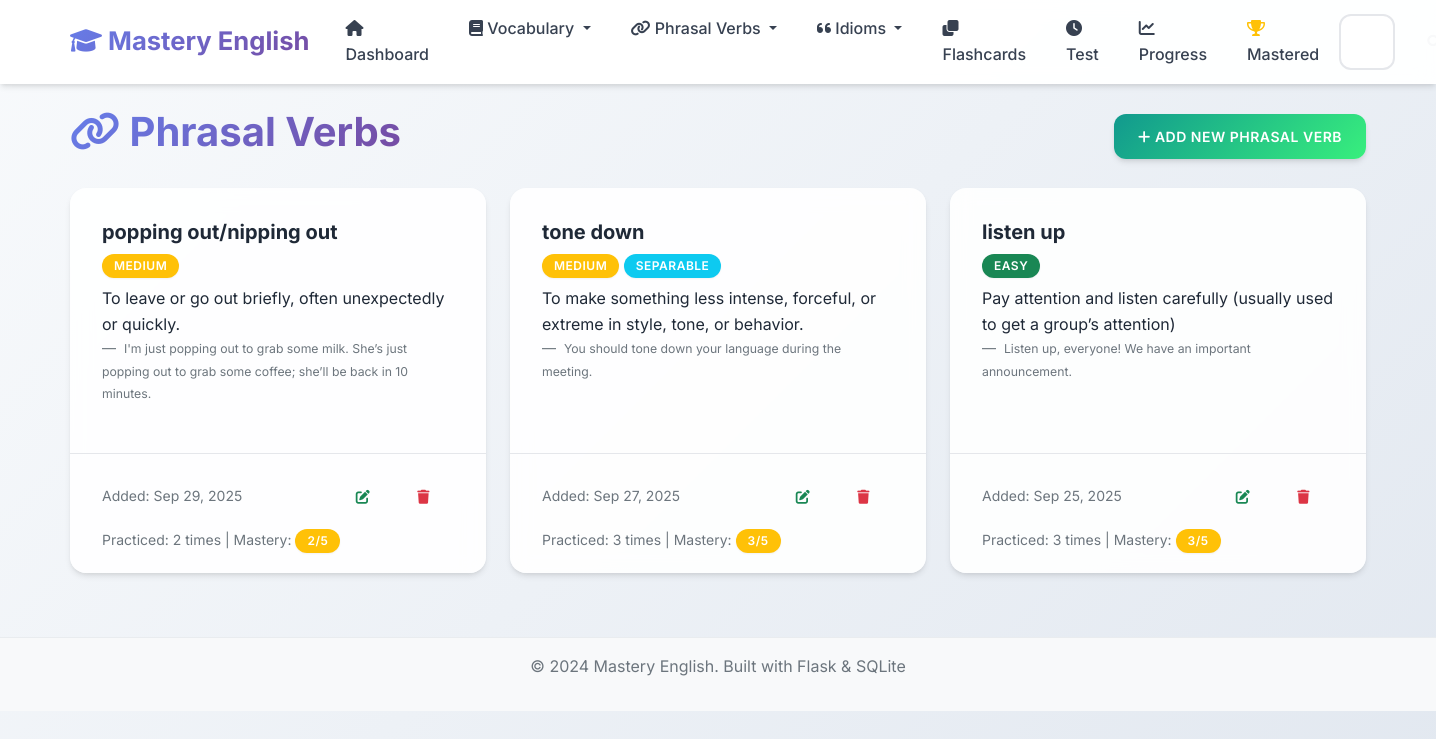
/phrasal-verbs, run on an earlier commit of the app's database.
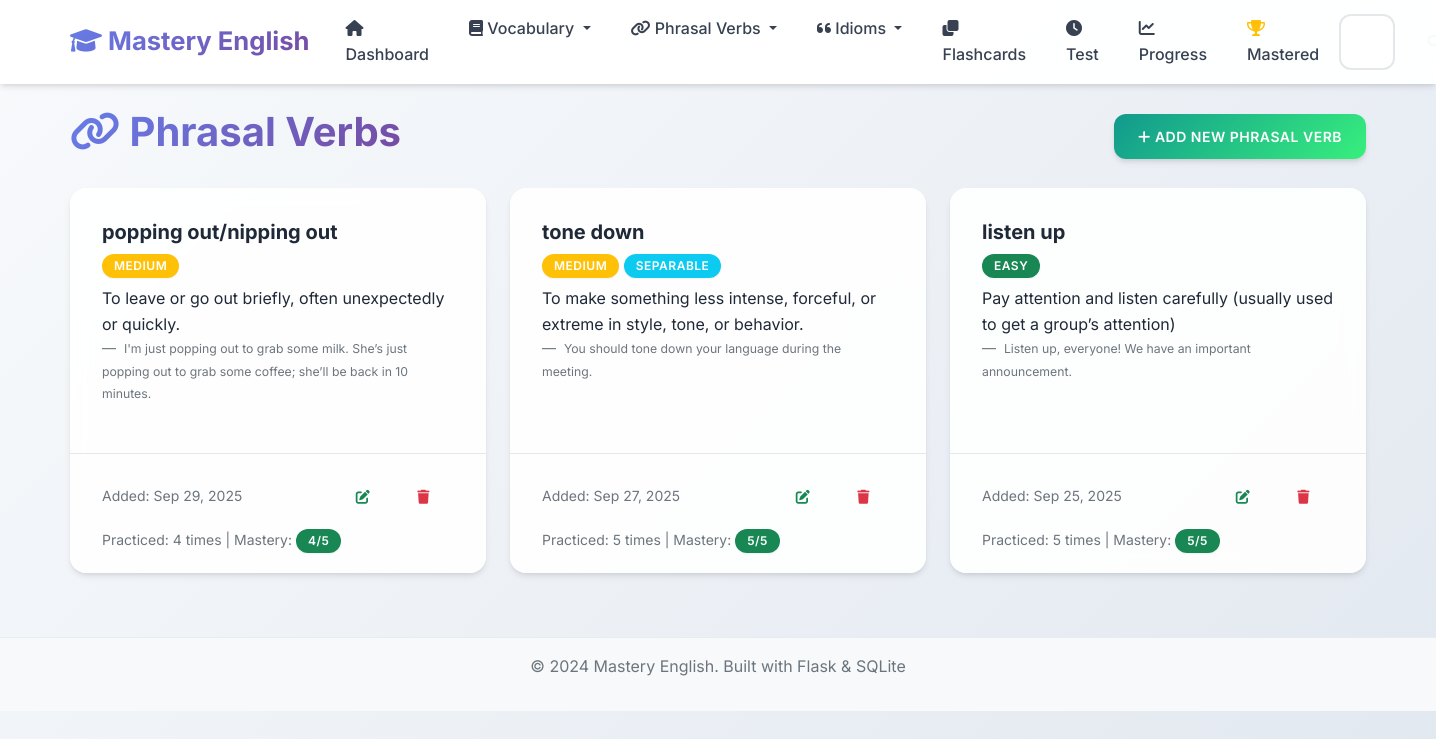
And on a later commit of the database.
### app.py (models this page shows, shortened)
class PhrasalVerb(db.Model):
    __tablename__ = 'phrasal_verbs'
    id = db.Column(db.Integer, primary_key=True)
    phrasal_verb = db.Column(db.String(100), nullable=False)
    meaning = db.Column(db.Text, nullable=False)
    example_sentence = db.Column(db.Text)
    separable = db.Column(db.Boolean, default=False)
    difficulty_level = db.Column(db.String(20), default='medium')
    date_added = db.Column(db.DateTime, default=datetime.utcnow)
    times_practiced = db.Column(db.Integer, default=0)
    last_practiced = db.Column(db.DateTime)
    mastery_level = db.Column(db.Integer, default=0)

### app.py (the view)
@app.route('/phrasal-verbs')
def phrasal_verbs_list():
    page = request.args.get('page', 1, type=int)
    phrasal_verbs = PhrasalVerb.query.order_by(PhrasalVerb.date_added.desc()).paginate(
        page=page, per_page=10, error_out=False)
    return render_template('phrasal_verbs_list.html', phrasal_verbs=phrasal_verbs)

### templates/phrasal_verbs_list.html (shortened to what this page needs)
{% extends "base.html" %}
{% block content %}
<div class="row">
    <div class="col-12">
        <div class="d-flex justify-content-between align-items-center mb-4">
            <h1>
                <i class="fas fa-link"></i> Phrasal Verbs
            </h1>
            <a href="{{ url_for('add_phrasal_verb') }}" class="btn btn-success">
                <i class="fas fa-plus"></i> Add New Phrasal Verb
            </a>
        </div>
    </div>
</div>
{% if phrasal_verbs.items %}
    <div class="row">
        {% for phrasal in phrasal_verbs.items %}
            <div class="col-md-6 col-lg-4 mb-3">
                <div class="card h-100">
                    <div class="card-body">
                        <h5 class="card-title">{{ phrasal.phrasal_verb }}</h5>
                        <span class="badge bg-{% if phrasal.difficulty_level == 'easy' %}success{% elif phrasal.difficulty_level == 'hard' %}danger{% else %}warning{% endif %} mb-2">
                            {{ phrasal.difficulty_level.title() }}
                        </span>
                        {% if phrasal.separable %}
                            <span class="badge bg-info mb-2">Separable</span>
                        {% endif %}
                        <p class="card-text">{{ phrasal.meaning }}</p>
                        {% if phrasal.example_sentence %}
                            <blockquote class="blockquote-footer">
                                <small>{{ phrasal.example_sentence }}</small>
                            </blockquote>
                        {% endif %}
                    </div>
                    <div class="card-footer bg-transparent">
                        <div class="d-flex justify-content-between align-items-center">
                            <small class="text-muted">
                                Added: {{ phrasal.date_added.strftime('%b %d, %Y') }}
                            </small>
                            <div class="btn-group" role="group">
                                <a href="{{ url_for('edit_phrasal_verb', id=phrasal.id) }}" class="btn btn-sm btn-outline-success">
                                    <i class="fas fa-edit"></i>
                                </a>
                                <button type="button" class="btn btn-sm btn-outline-danger" onclick="confirmDelete('{{ phrasal.phrasal_verb }}', '{{ url_for('delete_phrasal_verb', id=phrasal.id) }}')">
                                    <i class="fas fa-trash"></i>
                                </button>
                            </div>
                        </div>
                        {% if phrasal.times_practiced > 0 %}
                            <div class="mt-2">
                                <small class="text-muted">
                                    Practiced: {{ phrasal.times_practiced }} times
                                    | Mastery:
                                    <span class="badge bg-{% if phrasal.mastery_level >= 4 %}success{% elif phrasal.mastery_level >= 2 %}warning{% else %}danger{% endif %}">
                                        {{ phrasal.mastery_level }}/5
                                    </span>
                                </small>
                            </div>
                        {% endif %}
                    </div>
                </div>
            </div>
        {% endfor %}
    </div>
{% endif %}
{% endblock %}

### templates/base.html (shortened to what this page needs)
<!DOCTYPE html>
<html lang="en">
<head>
    <link href="https://cdn.jsdelivr.net/npm/bootstrap@5.1.3/dist/css/bootstrap.min.css" rel="stylesheet">
    <link href="https://cdnjs.cloudflare.com/ajax/libs/font-awesome/6.0.0/css/all.min.css" rel="stylesheet">
    <link href="{{ url_for('static', filename='css/style.css') }}" rel="stylesheet">
</head>
<body>
    <nav class="navbar navbar-expand-lg navbar-light">
        <div class="container">
            <a class="navbar-brand" href="{{ url_for('index') }}">
                <i class="fas fa-graduation-cap"></i> Mastery English
            </a>
            <div class="collapse navbar-collapse" id="navbarNav">
                <ul class="navbar-nav me-auto">
                    <li class="nav-item">
                        <a class="nav-link" href="{{ url_for('index') }}">
                            <i class="fas fa-home"></i> Dashboard
                        </a>
                    </li>
                    <li class="nav-item dropdown">
                        <a class="nav-link dropdown-toggle" href="#" id="vocabDropdown" role="button" data-bs-toggle="dropdown">
                            <i class="fas fa-book"></i> Vocabulary
                        </a>
                    </li>
                    <li class="nav-item dropdown">
                        <a class="nav-link dropdown-toggle" href="#" id="phrasalDropdown" role="button" data-bs-toggle="dropdown">
                            <i class="fas fa-link"></i> Phrasal Verbs
                        </a>
                    </li>
                    <li class="nav-item dropdown">
                        <a class="nav-link dropdown-toggle" href="#" id="idiomsDropdown" role="button" data-bs-toggle="dropdown">
                            <i class="fas fa-quote-left"></i> Idioms
                        </a>
                    </li>
                    <li class="nav-item">
                        <a class="nav-link" href="{{ url_for('flashcards_menu') }}">
                            <i class="fas fa-clone"></i> Flashcards
                        </a>
                    </li>
                    <li class="nav-item">
                        <a class="nav-link" href="{{ url_for('test') }}">
                            <i class="fas fa-clock"></i> Test
                        </a>
                    </li>
                    <li class="nav-item">
                        <a class="nav-link" href="{{ url_for('progress') }}">
                            <i class="fas fa-chart-line"></i> Progress
                        </a>
                    </li>
                    <li class="nav-item">
                        <a class="nav-link" href="{{ url_for('mastered_words') }}">
                            <i class="fas fa-trophy text-warning"></i> Mastered
                        </a>
                    </li>
                </ul>
                <div class="d-flex">
                    <form class="d-flex" method="GET" action="{{ url_for('search') }}">
                        <input class="form-control me-2" type="search" name="q" placeholder="Search..." aria-label="Search">
                        <button class="btn btn-outline-light" type="submit">
                            <i class="fas fa-search"></i>
                        </button>
                    </form>
                </div>
            </div>
        </div>
    </nav>
    <main class="container mt-4">
        {% block content %}{% endblock %}
    </main>
    <footer class="bg-light text-center text-muted py-3 mt-5">
        <div class="container">
            <p>&copy; 2024 Mastery English. Built with Flask & SQLite</p>
        </div>
    </footer>
</body>
</html>

### static/css/style.css (style rules this page uses)
:root { --primary-color: #6366f1; --primary-dark: #4f46e5; --primary-light: #8b5cf6; --success-color: #10b981; --success-dark: #059669; --info-color: #06b6d4; --info-dark: #0891b2; --warning-color: #f59e0b; --warning-dark: #d97706; --danger-color: #ef4444; --danger-dark: #dc2626; --light-color: #f8fafc; --dark-color: #1e293b; --gray-50: #f9fafb; --gray-100: #f3f4f6; --gray-200: #e5e7eb; --gray-300: #d1d5db; --gray-400: #9ca3af; --gray-500: #6b7280; --gray-600: #4b5563; --gray-700: #374151; --gray-800: #1f2937; --gray-900: #111827; --gradient-primary: linear-gradient(135deg, #667eea 0%, #764ba2 100%); --gradient-success: linear-gradient(135deg, #11998e 0%, #38ef7d 100%); --gradient-info: linear-gradient(135deg, #667db6 0%, #0082c8 100%); --gradient-warning: linear-gradient(135deg, #f093fb 0%, #f5576c 100%); --gradient-hero: linear-gradient(135deg, #667eea 0%, #764ba2 50%, #f093fb 100%); --shadow-sm: 0 1px 2px 0 rgba(0, 0, 0, 0.05); --shadow: 0 4px 6px -1px rgba(0, 0, 0, 0.1), 0 2px 4px -1px rgba(0, 0, 0, 0.06); --shadow-md: 0 10px 15px -3px rgba(0, 0, 0, 0.1), 0 4px 6px -2px rgba(0, 0, 0, 0.05); --shadow-lg: 0 20px 25px -5px rgba(0, 0, 0, 0.1), 0 10px 10px -5px rgba(0, 0, 0, 0.04); --shadow-xl: 0 25px 50px -12px rgba(0, 0, 0, 0.25); }
body { font-family: 'Inter', 'Segoe UI', -apple-system, BlinkMacSystemFont, sans-serif; background: linear-gradient(135deg, #f8fafc 0%, #e2e8f0 100%); min-height: 100vh; line-height: 1.6; color: var(--gray-800); }
.navbar { background: rgba(255, 255, 255, 0.95) !important; backdrop-filter: blur(10px); border-bottom: 1px solid rgba(255, 255, 255, 0.2); box-shadow: var(--shadow); }
.navbar-brand { font-weight: 700; font-size: 1.6rem; background: var(--gradient-primary); -webkit-background-clip: text; -webkit-text-fill-color: transparent; background-clip: text; transition: all 0.3s ease; }
.navbar-nav .nav-link { font-weight: 500; color: var(--gray-700) !important; border-radius: 8px; margin: 0 4px; padding: 8px 16px !important; transition: all 0.3s ease; }
.card { border: none; border-radius: 16px; background: rgba(255, 255, 255, 0.9); backdrop-filter: blur(10px); box-shadow: var(--shadow); transition: all 0.4s cubic-bezier(0.4, 0, 0.2, 1); position: relative; overflow: hidden; }
.card::before { content: ''; position: absolute; top: 0; left: 0; width: 100%; height: 2px; background: var(--gradient-primary); transform: scaleX(0); transition: transform 0.3s ease; }
.card-body { padding: 2rem; }
.card-footer { background: rgba(248, 250, 252, 0.8); border-top: 1px solid var(--gray-200); border-radius: 0 0 16px 16px; padding: 1.25rem 2rem; }
.badge { font-size: 0.7rem; border-radius: 12px; padding: 0.4em 0.8em; }
.btn { border-radius: 12px; font-weight: 600; padding: 0.75rem 1.5rem; text-transform: uppercase; letter-spacing: 0.5px; font-size: 0.875rem; transition: all 0.3s cubic-bezier(0.4, 0, 0.2, 1); position: relative; overflow: hidden; border: none; }
.btn::before { content: ''; position: absolute; top: 0; left: -100%; width: 100%; height: 100%; background: linear-gradient(90deg, transparent, rgba(255,255,255,0.2), transparent); transition: left 0.5s; }
.btn-success { background: var(--gradient-success); box-shadow: var(--shadow); }
.btn-group .btn { border-radius: 6px; }
.form-control, .form-select { border-radius: 12px; border: 2px solid var(--gray-200); padding: 0.875rem 1.25rem; font-size: 1rem; font-weight: 500; background: rgba(255, 255, 255, 0.8); backdrop-filter: blur(10px); transition: all 0.3s cubic-bezier(0.4, 0, 0.2, 1); }
h1, h2, h3, h4, h5, h6 { font-weight: 700; color: var(--gray-800); }
h1 { background: var(--gradient-primary); -webkit-background-clip: text; -webkit-text-fill-color: transparent; background-clip: text; }
.badge { font-size: 0.75rem; border-radius: 20px; padding: 0.5em 1em; font-weight: 600; text-transform: uppercase; letter-spacing: 0.5px; box-shadow: var(--shadow-sm); }
.fa, .fas, .far { transition: all 0.3s ease; }
footer { margin-top: auto; border-top: 1px solid #e9ecef; }
.container { animation: fadeInUp 0.6s ease-out; }

What changed in the data, as far as the page shows it:
changed PhrasalVerb "popping out/nipping out": times_practiced "2" → "4"; mastery_level "2" → "4"
changed PhrasalVerb "tone down": times_practiced "3" → "5"; mastery_level "3" → "5"
changed PhrasalVerb "listen up": times_practiced "3" → "5"; mastery_level "3" → "5"
